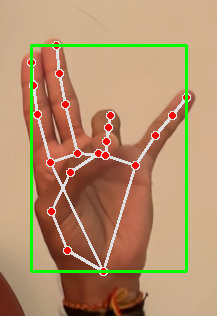
#> input picture data/raw/bang/bang_20250517_110917_341.png, 217 x 316 px
$ python -i processing.py   (imports and definitions only)
#> lines starting #> are read from the running program, lines starting #| are printed output that depends on the picture
#> further down, picture is the input picture: shape (316, 217, 3); mean B, G, R 109.8, 145.5, 180.8
import os
import cv2
import numpy as np
import mediapipe as mp
import random
from glob import glob
from tqdm import tqdm
from datetime import datetime
import matplotlib.pyplot as plt
import pandas as pd
from sklearn.model_selection import train_test_split

BASE_DIR = os.path.dirname(os.path.abspath(__file__))
INPUT_DIR = os.path.join(BASE_DIR, "..", "..", "data", "raw")
OUTPUT_DIR = os.path.join(BASE_DIR, "..", "..", "data", "processed")
CLASSES = ["fist", "palm", "ok", "rock", "salute", "bang"]
IMAGE_SIZE = (224, 224)
AUGMENTATION_ENABLED = True
TRAIN_SPLIT = 0.8

mp_selfie_segmentation = mp.solutions.selfie_segmentation
mp_hands = mp.solutions.hands


# [36 lines left out: function improved_remove_background, not called in this run]


def enhanced_normalization(image):

    lab = cv2.cvtColor(image, cv2.COLOR_BGR2LAB)
#> lab: shape (316, 217, 3); mean of channels 0, 1, 2 161.9, 138.5, 152.6
    l, a, b = cv2.split(lab)
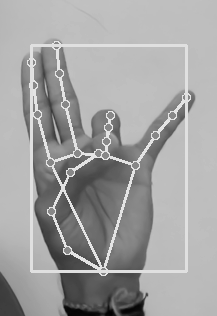
#> l: shape (316, 217); min 1, max 228, mean 161.9
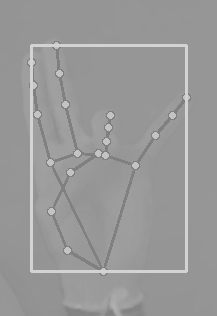
#> b: shape (316, 217); min 128, max 211, mean 152.6
    clahe = cv2.createCLAHE(clipLimit=3.0, tileGridSize=(8, 8))
    l_clahe = clahe.apply(l)
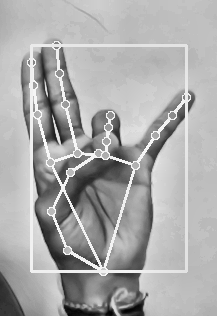
#> l_clahe: shape (316, 217); min 2, max 249, mean 170.4
    lab_clahe = cv2.merge((l_clahe, a, b))
#> lab_clahe: shape (316, 217, 3); mean of channels 0, 1, 2 170.4, 138.5, 152.6
    enhanced = cv2.cvtColor(lab_clahe, cv2.COLOR_LAB2BGR)
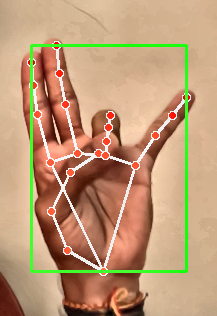
#> enhanced: shape (316, 217, 3); mean B, G, R 119.1, 154.5, 191.2

    kernel = np.array([[-1, -1, -1], [-1, 9, -1], [-1, -1, -1]])
    sharpened = cv2.filter2D(enhanced, -1, kernel)
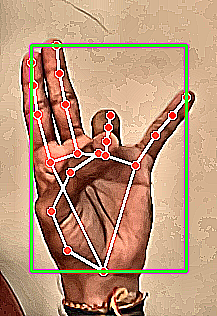
#> sharpened: shape (316, 217, 3); mean B, G, R 120.5, 149.7, 187.4

    h, w = sharpened.shape[:2]
#> h = 316; w = 217
    scale = 224 / max(h, w)
#> scale = 0.709
    resized = cv2.resize(sharpened, (int(w * scale), int(h * scale)))
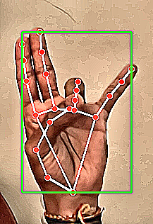
#> resized: shape (224, 153, 3); mean B, G, R 120.1, 150, 187.2

    pad_top = (224 - resized.shape[0]) // 2
#> pad_top = 0
    pad_bottom = 224 - resized.shape[0] - pad_top
#> pad_bottom = 0
    pad_left = (224 - resized.shape[1]) // 2
#> pad_left = 35
    pad_right = 224 - resized.shape[1] - pad_left
#> pad_right = 36
    padded = cv2.copyMakeBorder(resized, pad_top, pad_bottom, pad_left, pad_right,
                                cv2.BORDER_CONSTANT, value=(255, 255, 255))
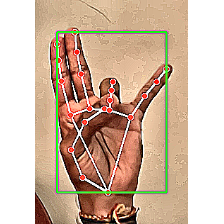
#> padded: shape (224, 224, 3); mean B, G, R 162.9, 183.3, 208.7

    normalized = padded / 255.0

    return normalized


# [160 lines left out: functions smart_augmentation, process_dataset, visualize_enhanced_results, not called in this run]


# [2 lines not run here, left out]

>>> import cv2
>>> picture = cv2.imread('../../data/raw/bang/bang_20250517_110917_341.png')
>>> result = enhanced_normalization(picture)

$ run again, on data/raw/fist/fist_20250517_110718_818.png
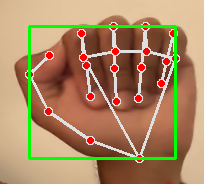
#> input picture data/raw/fist/fist_20250517_110718_818.png, 204 x 184 px
#> picture is the input picture: shape (184, 204, 3); mean B, G, R 99.1, 136.8, 170.2
#> lab: shape (184, 204, 3); mean of channels 0, 1, 2 153.3, 138.4, 153.8
#> lab_clahe: shape (184, 204, 3); mean of channels 0, 1, 2 167, 138.4, 153.8
#> in enhanced_normalization, `resized = cv2.resize(sharpened, (int(w * scale), int(h * scale)))`:
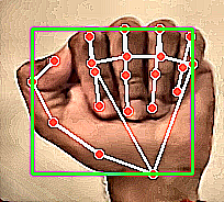
#> resized: shape (202, 224, 3); mean B, G, R 112.9, 143.2, 180.5
#> in enhanced_normalization, `padded = cv2.copyMakeBorder(resized, pad_top, pad_bottom, pad_left, pa..`:
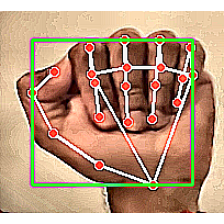
#> padded: shape (224, 224, 3); mean B, G, R 126.8, 154.2, 187.8

$ run again, on data/raw/ok/ok_20250517_110803_231.png
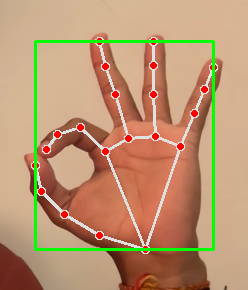
#> input picture data/raw/ok/ok_20250517_110803_231.png, 248 x 290 px
#> picture is the input picture: shape (290, 248, 3); mean B, G, R 113.7, 149.1, 187.9
#> lab: shape (290, 248, 3); mean of channels 0, 1, 2 166.5, 139.8, 153
#> in enhanced_normalization, `l_clahe = clahe.apply(l)`:
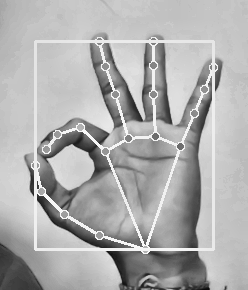
#> l_clahe: shape (290, 248); min 11, max 249, mean 174.4
#> lab_clahe: shape (290, 248, 3); mean of channels 0, 1, 2 174.4, 139.8, 153
#> in enhanced_normalization, `padded = cv2.copyMakeBorder(resized, pad_top, pad_bottom, pad_left, pa..`:
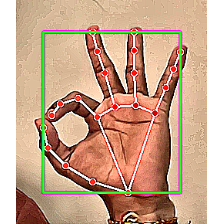
#> padded: shape (224, 224, 3); mean B, G, R 143, 167.7, 202.8
